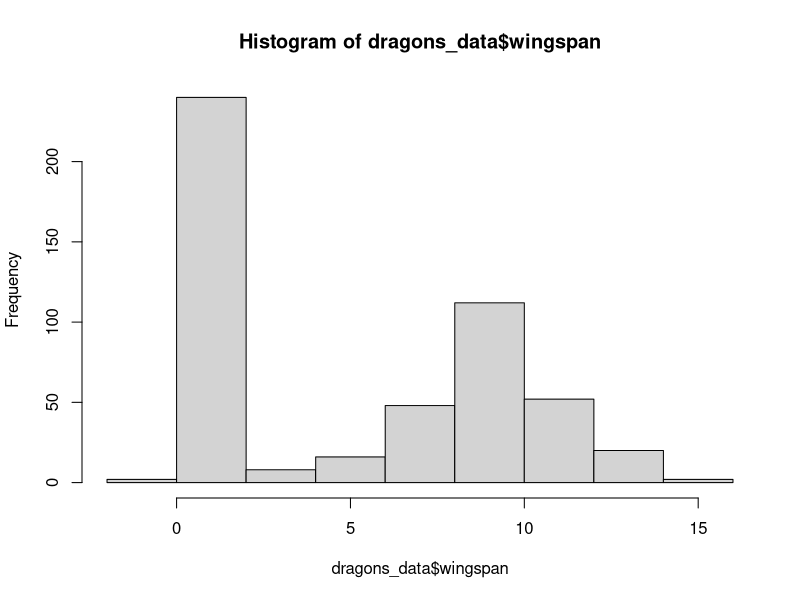

The R source for this figure: (Note: this script raises an error after producing the figure.)
## ---- chunk 1
setwd('/Users/shennuo/ADS_2023/Practical 5')

dragons_data<-read.csv("dragons.csv")

hist(dragons_data$wingspan)

## ---- chunk 2
library(knitr) 
kable(head(dragons_data, 5))

#plot the summary statistics
kable(summary(dragons_data)) 

#datasets with more than one variable
setwd('/Users/shennuo/ADS_2023/Practical 5')

mice <- read.csv("mouse_report.csv") 

kable(mice[1:6,c(2,4,5)])
kable(summary(mice))


## ---- chunk 3
out.width='100%'
fig.align='center'
fig.caption='The description of the figure.'
include_graphics(path = '/Users/shennuo/ADS_2023/Practical 5/Bridge.png')
